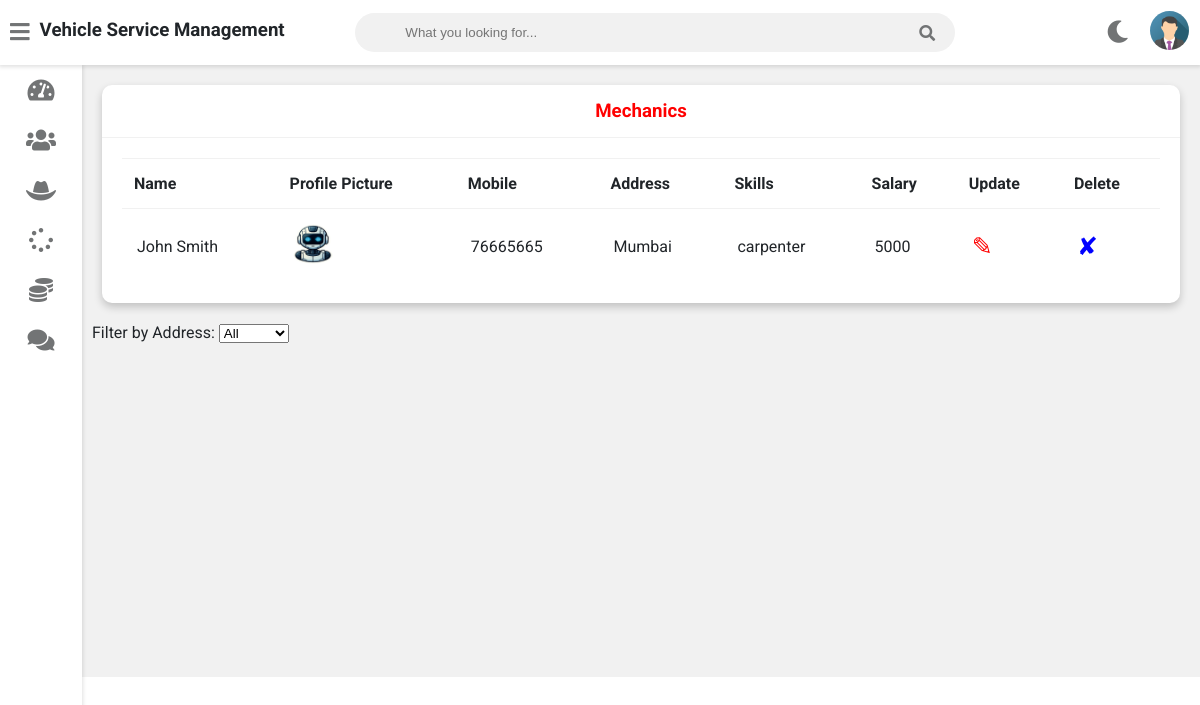
The page /admin-view-mechanic (signed in) on the database its author committed.
### vehicle/models.py (models this page shows, shortened)
class Mechanic(models.Model):
    user=models.OneToOneField(User,on_delete=models.CASCADE)
    profile_pic= models.ImageField(upload_to='profile_pic/MechanicProfilePic/',null=True,blank=True)
    address = models.CharField(max_length=40)
    mobile = models.CharField(max_length=20,null=False)
    skill = models.CharField(max_length=500,null=True)
    salary=models.PositiveIntegerField(null=True)
    status=models.BooleanField(default=False)
    @property
    def get_name(self):
        return self.user.first_name+" "+self.user.last_name

### vehicle/views.py (the view)
# urls.py: path('admin-view-mechanic',views.admin_view_mechanic_view,name='admin-view-mechanic'),
@login_required(login_url='adminlogin')
def admin_view_mechanic_view(request):
    selected_address = request.GET.get('address', '')
    if selected_address:
        mechanics = models.Mechanic.objects.filter(address=selected_address)
    else:
        mechanics = models.Mechanic.objects.all()
    addresses = models.Mechanic.objects.values_list('address', flat=True).distinct()
    return render(request, 'vehicle/admin_view_mechanic.html', {
        'mechanics': mechanics,
        'addresses': addresses,
        'selected_address': selected_address,
    })

### templates/vehicle/admin_view_mechanic.html (shortened to what this page needs)
{% extends 'vehicle/adminbase.html' %}
{% block content %}
{% load static %}
	<div class="wrapper">
		<div class="row">
			<div class="col-12 col-m-12 col-sm-12">
				<div class="card">
					<div class="card-header">
						<h3 style="color:red; text-align:center" >Mechanics
						</h3>
					</div>
					<div class="card-content">
						<table>
							<thead>
                <tr>
                  <th>Name</th>
                  <th>Profile Picture</th>
                  <th>Mobile</th>
                  <th>Address</th>
                  <th>Skills</th>
                  <th>Salary</th>
                  <th>Update</th>
                  <th>Delete</th>
                </tr>
							</thead>
							<tbody>
              {% for m in mechanics %}
                <tr>
                  <td> {{m.get_name}}</td>
                  <td>
                  	{% if m.profile_pic %}
                    <img src="{{ m.profile_pic.url }}" height="40px" width="40px" />
                    {% else %}
                    <img src="{% static 'images/default_profile.png' %}" height="40px" width="40px" />
                    {% endif %}
                  </td>
                  <td>{{m.mobile}}</td>
                  <td>{{m.address}}</td>
                  <td>{{m.skill}}</td>
                  <td>{{m.salary}}</td>
                  <td><a  style="color:red; text-decoration:none;font-size:25px;" href="{% url 'update-mechanic' m.id  %}">&#9998;</a></td>
                  <td><a style="color:blue; text-decoration:none;font-size:25px;"href="{% url 'delete-mechanic' m.id  %}">&#10008;</a></td>
                </tr>
                {% endfor %}
							</tbody>
						</table>
					</div>
				</div>
			</div>
		</div>
    <form method="get" style="margin-bottom: 20px;">
			<label for="address">Filter by Address:</label>
			<select name="address" id="address" onchange="this.form.submit()">
			  <option value="">All</option>
			</select>
		  </form>
<br><br><br><br><br><br><br><br><br><br><br><br><br><br><br><br>
	</div>
{% endblock content %}

### rows shown on the page
Mechanic: get_name "John Smith", mobile "76665665", address "Mumbai", skill "carpenter", salary "5000"
